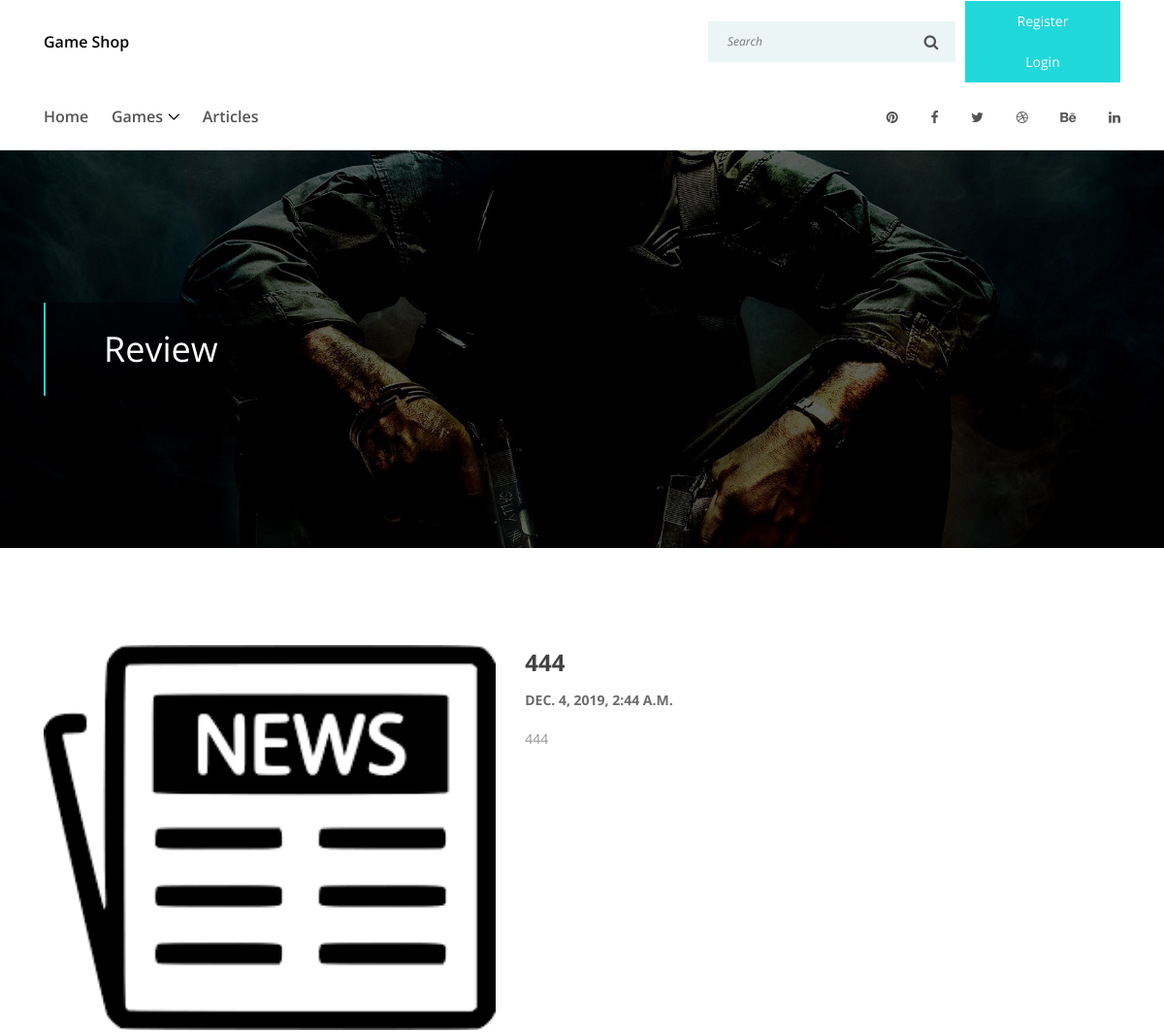
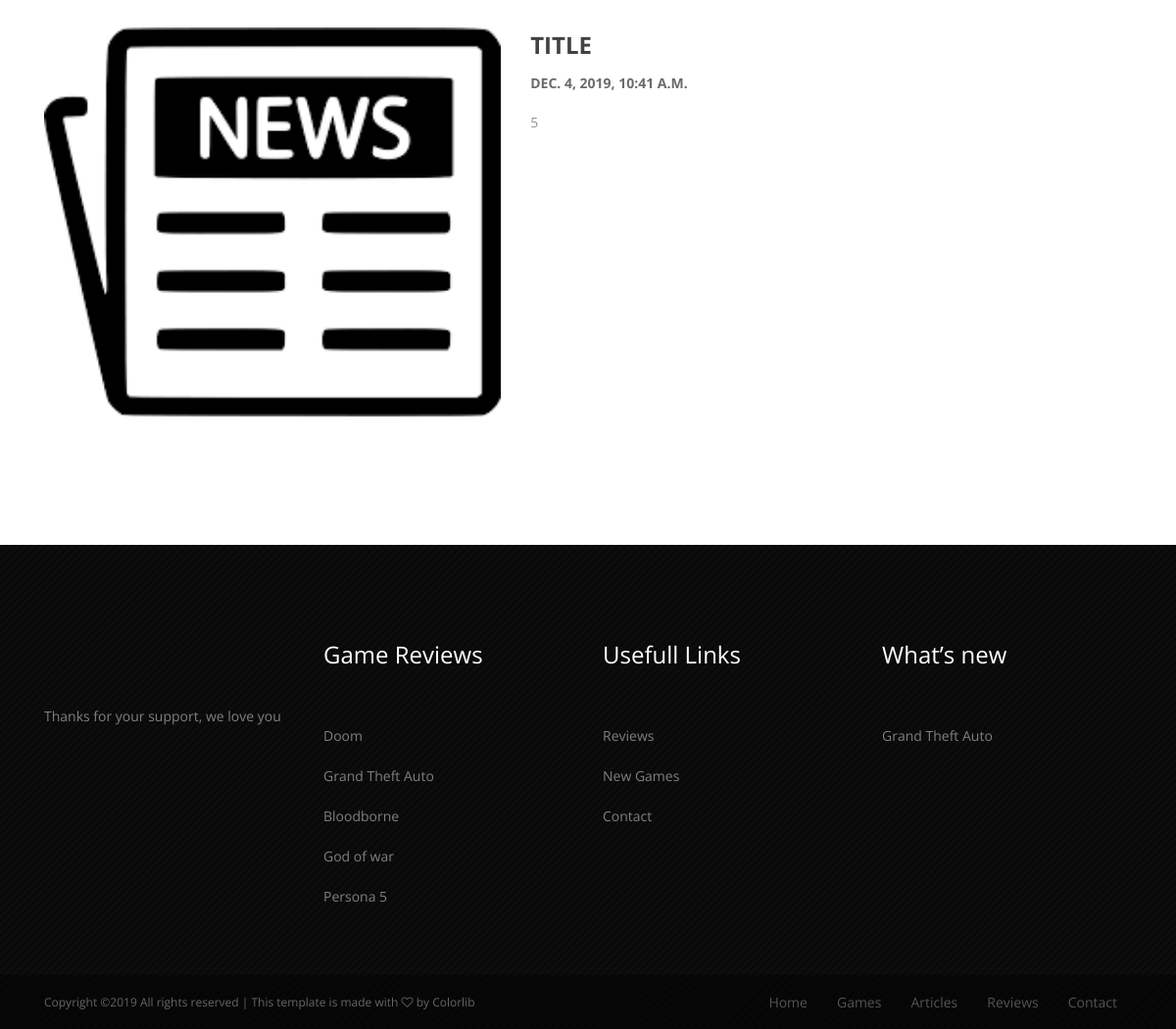
Page /newslist/ on the committed database (2 pictures, top to bottom).
### GameShop/models.py (models this page shows, shortened)
class News(models.Model):
    title = models.CharField(max_length=30)
    date = models.DateTimeField(default=django.utils.timezone.now)
    description = models.TextField(max_length=1000)
    author = models.ForeignKey(Account, on_delete=models.CASCADE, null=True, blank=True)
    image = models.ImageField(upload_to='news_image', null=True, blank=True)

### GameShop/views.py (the view)
# urls.py: path('newslist/', views.news_list, name='news_list'),
def news_list(request):
    object_list = News.objects.all()
    context = {
        'object_list': object_list,
    }
    return render(request, "GameShop/post.html", context)

### GameShop/templates/GameShop/post.html (shortened to what this page needs)
<!DOCTYPE html>
<html lang="en">
<head>
    <link rel="stylesheet" href="../../static/GameShop/style.css">
</head>
<body>
    <header class="header-area">
        <div class="top-header-area">
            <div class="container h-100">
                <div class="row h-100 align-items-center">
                    <div class="col-12 d-flex align-items-center justify-content-between">
                        <div class="logo">
                            <a href="{% url 'GameShop:index' %}">Game Shop</a>
                        </div>
                        <div class="search-login-area d-flex align-items-center">
                            <div class="top-search-area">
                                <form action="{% url 'GameShop:search' %}" method="post">
                                    <input type="search" name="top-search" id="topSearch" placeholder="Search">
                                    <button type="submit" class="btn"><i class="fa fa-search"></i></button>
                                </form>
                            </div>
                            <div class="login-area">
                                {% if request.user.is_authenticated %}
                                    <a href="{% url 'GameShop:profile'%}">{{ request.user.username }}</a>
                                    <a href="{% url 'GameShop:logout' %}">Logout</a>
                                    {% else %}
                                    <a href="{% url 'GameShop:register' %}"><span>Register</span> </a>
                                    <a href="{% url 'GameShop:login' %}"><span>Login</span> </a>
                            {% endif %}
                            </div>
                        </div>
                    </div>
                </div>
            </div>
        </div>
        <div class="egames-main-menu" id="sticker">
            <div class="classy-nav-container breakpoint-off">
                <div class="container">
                    <nav class="classy-navbar justify-content-between" id="egamesNav">
                        <div class="classy-menu">
                            <div class="classynav">
                                <ul>
                                    <li><a href="{% url 'GameShop:index' %}">Home</a></li>
                                    <li><a href="{% url 'GameShop:game_list' %}">Games</a>
                                    </li>
                                   <li><a href="{% url 'GameShop:news_list' %}">Articles</a>
                                    </li>
                                </ul>
                            </div>
                        </div>
                        <div class="top-social-info">
                            <a href="#" data-toggle="tooltip" data-placement="top" title="Pinterest"><i class="fa fa-pinterest" aria-hidden="true"></i></a>
                            <a href="#" data-toggle="tooltip" data-placement="top" title="Facebook"><i class="fa fa-facebook" aria-hidden="true"></i></a>
                            <a href="#" data-toggle="tooltip" data-placement="top" title="Twitter"><i class="fa fa-twitter" aria-hidden="true"></i></a>
                            <a href="#" data-toggle="tooltip" data-placement="top" title="Dribbble"><i class="fa fa-dribbble" aria-hidden="true"></i></a>
                            <a href="#" data-toggle="tooltip" data-placement="top" title="Behance"><i class="fa fa-behance" aria-hidden="true"></i></a>
                            <a href="#" data-toggle="tooltip" data-placement="top" title="Linkedin"><i class="fa fa-linkedin" aria-hidden="true"></i></a>
                        </div>
                    </nav>
                </div>
            </div>
        </div>
    </header>
    <div class="breadcrumb-area bg-img bg-overlay" style="background-image: url(img/bg-img/27.jpg);">
        <div class="container h-100">
            <div class="row h-100 align-items-center">
                <div class="col-12">
                    <div class="breadcrumb-text">
                        <h2>Review</h2>
                    </div>
                </div>
            </div>
        </div>
    </div>
    <section class="game-review-area section-padding-100">
        <div class="container">
            <div class="row">
                <div class="col-12">
                    {% for new in object_list %}
                    <div class="single-game-review-area d-flex flex-wrap mb-30">
                        <div class="game-thumbnail">
                            <img src="../../static/GameShop/img/core-img/untitled.png" size="40" alt="">
                        </div>
                        <div class="game-content">
                            <a href="{% url 'GameShop:news_detail' new.id %}" class="game-title">{{ new.title }}</a>
                            <div class="game-meta">
                                <a href="{% url 'GameShop:news_detail' new.id %}" class="game-date">{{new.date}}</a>
                            </div>
                            <p>{{ new.description }}</p>
                        </div>
                    </div>
                    {% endfor %}
                </div>
            </div>
        </div>
    </section>
    <footer class="footer-area">
        <div class="main-footer-area section-padding-100-0">
            <div class="container">
                <div class="row">
                    <div class="col-12 col-sm-6 col-lg-3">
                        <div class="single-footer-widget mb-70">
                            <div class="widget-content">
                                <p>Thanks for your support,  we love you</p>
                            </div>
                        </div>
                    </div>
                    <div class="col-12 col-sm-6 col-lg-3">
                        <div class="single-footer-widget mb-70">
                            <div class="widget-title">
                                <h4>Game Reviews</h4>
                            </div>
                            <div class="widget-content">
                                <nav>
                                    <ul>
                                        <li><a href="#">Doom</a></li>
                                        <li><a href="#">Grand Theft Auto</a></li>
                                        <li><a href="#">Bloodborne</a></li>
                                        <li><a href="#">God of war</a></li>
                                        <li><a href="#">Persona 5</a></li>
                                    </ul>
                                </nav>
                            </div>
                        </div>
                    </div>
                    <div class="col-12 col-sm-6 col-lg-3">
                        <div class="single-footer-widget mb-70">
                            <div class="widget-title">
                                <h4>Usefull Links</h4>
                            </div>
                            <div class="widget-content">
                                <nav>
                                    <ul>
                                        <li><a href="#">Reviews</a></li>
                                        <li><a href="#">New Games</a></li>
                                        <li><a href="#">Contact</a></li>
                                    </ul>
                                </nav>
                            </div>
                        </div>
                    </div>
                    <div class="col-12 col-sm-6 col-lg-3">
                        <div class="single-footer-widget mb-70">
                            <div class="widget-title">
                                <h4>What’s new</h4>
                            </div>
                            <div class="widget-content">
                                <nav>
                                    <ul>
                                        <li><a href="#">Grand Theft Auto</a></li>
                                    </ul>
                                </nav>
                            </div>
                        </div>
                    </div>
                </div>
            </div>
        </div>
        <div class="copywrite-content">
            <div class="container h-100">
                <div class="row h-100 align-items-center">
                    <div class="col-12 col-sm-5">
                        <p class="copywrite-text"><a href="#">
Copyright &copy;<script>document.write(new Date().getFullYear());</script> All rights reserved | This template is made with <i class="fa fa-heart-o" aria-hidden="true"></i> by <a href="https://colorlib.com" target="_blank">Colorlib</a>
</p>
                    </div>
                    <div class="col-12 col-sm-7">
                        <div class="footer-nav">
                            <ul>
                                <li><a href="index.html">Home</a></li>
                                <li><a href="game-review.html">Games</a></li>
                                <li><a href="post.html">Articles</a></li>
                                <li><a href="single-game-review.html">Reviews</a></li>
                                <li><a href="contact.html">Contact</a></li>
                            </ul>
                        </div>
                    </div>
                </div>
            </div>
        </div>
    </footer>
</body>
</html>

### GameShop/static/GameShop/css/classy-nav.css (style rules this page uses)
* { margin: 0; padding: 0; }
body { font-family: "Roboto", sans-serif; }
ul, ol { margin: 0; }
ul li, ol li { list-style: none; }
img { height: auto; max-width: 100%; }
.bg-img { background-position: center center; background-size: cover; background-repeat: no-repeat; }
.classy-nav-container { position: relative; z-index: 100; background-color: #ffffff; }
.classy-nav-container * { box-sizing: border-box; }
.classy-nav-container a { -webkit-transition-duration: 500ms; transition-duration: 500ms; text-decoration: none; outline: none; font-size: 14px; font-weight: 400; color: #232323; display: inline-block; }
.justify-content-between { -webkit-box-pack: justify; -ms-flex-pack: justify; justify-content: space-between; }
.classy-navbar { width: 100%; height: 70px; padding: 0.5em 2em; display: -webkit-box; display: -ms-flexbox; display: flex; -webkit-box-align: center; -ms-flex-align: center; -ms-grid-row-align: center; align-items: center; }
.classynav ul li { display: inline-block; clear: both; position: inherit; z-index: 10; }
.classynav ul li.cn-dropdown-item { position: relative; z-index: 10; }
.classynav ul li a { padding: 0 12px; display: block; height: 35px; font-size: 14px; line-height: 34px; }
.classynav ul li.megamenu-item > a:after, .classynav ul li.has-down > a:after { font-family: 'classyfonts'; content: "\e900"; font-size: 12px; color: #000000; padding-left: 5px; -webkit-transition-duration: 500ms; transition-duration: 500ms; }
.breakpoint-off .classynav { display: -webkit-box; display: -ms-flexbox; display: flex; -webkit-box-align: center; -ms-flex-align: center; -ms-grid-row-align: center; align-items: center; }

### rows in the picture
News: title "444", date "DEC. 4, 2019, 2:44 A.M.", description "444"
News: title "TITLE", date "DEC. 4, 2019, 10:41 A.M.", description "5"
